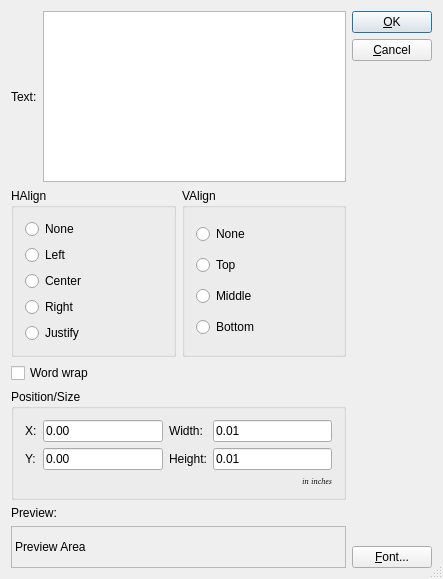
<?xml version="1.0" encoding="UTF-8"?>
<ui version="4.0">
 <comment> * OpenRPT report writer and rendering engine
 * Copyright (C) 2001-2014 by OpenMFG, LLC
 *
 * This library is free software; you can redistribute it and/or
 * modify it under the terms of the GNU Lesser General Public
 * License as published by the Free Software Foundation; either
 * version 2.1 of the License, or (at your option) any later version.
 *
 * This library is distributed in the hope that it will be useful,
 * but WITHOUT ANY WARRANTY; without even the implied warranty of
 * MERCHANTABILITY or FITNESS FOR A PARTICULAR PURPOSE. See the GNU
 * Lesser General Public License for more details.
 *
 * You should have received a copy of the GNU Lesser General Public
 * License along with this library; if not, write to the Free Software
 * Foundation, Inc., 59 Temple Place, Suite 330, Boston, MA 02111-1307 USA
 * Please contact info@openmfg.com with any questions on this license.</comment>
 <class>LabelEditor</class>
 <widget class="QDialog" name="LabelEditor">
  <property name="geometry">
   <rect>
    <x>0</x>
    <y>0</y>
    <width>443</width>
    <height>579</height>
   </rect>
  </property>
  <property name="sizePolicy">
   <sizepolicy hsizetype="Minimum" vsizetype="Minimum">
    <horstretch>0</horstretch>
    <verstretch>0</verstretch>
   </sizepolicy>
  </property>
  <property name="windowTitle">
   <string>Properties (Label)</string>
  </property>
  <property name="sizeGripEnabled">
   <bool>true</bool>
  </property>
  <layout class="QHBoxLayout">
   <property name="spacing">
    <number>6</number>
   </property>
   <property name="leftMargin">
    <number>11</number>
   </property>
   <property name="topMargin">
    <number>11</number>
   </property>
   <property name="rightMargin">
    <number>11</number>
   </property>
   <property name="bottomMargin">
    <number>11</number>
   </property>
   <item>
    <layout class="QVBoxLayout">
     <property name="spacing">
      <number>6</number>
     </property>
     <property name="leftMargin">
      <number>0</number>
     </property>
     <property name="topMargin">
      <number>0</number>
     </property>
     <property name="rightMargin">
      <number>0</number>
     </property>
     <property name="bottomMargin">
      <number>0</number>
     </property>
     <item>
      <layout class="QHBoxLayout">
       <property name="spacing">
        <number>6</number>
       </property>
       <property name="leftMargin">
        <number>0</number>
       </property>
       <property name="topMargin">
        <number>0</number>
       </property>
       <property name="rightMargin">
        <number>0</number>
       </property>
       <property name="bottomMargin">
        <number>0</number>
       </property>
       <item>
        <widget class="QLabel" name="TextLabel1">
         <property name="sizePolicy">
          <sizepolicy hsizetype="Preferred" vsizetype="Minimum">
           <horstretch>0</horstretch>
           <verstretch>0</verstretch>
          </sizepolicy>
         </property>
         <property name="text">
          <string>Text:</string>
         </property>
        </widget>
       </item>
       <item>
        <widget class="QTextEdit" name="tbText"/>
       </item>
      </layout>
     </item>
     <item>
      <layout class="QHBoxLayout">
       <property name="spacing">
        <number>6</number>
       </property>
       <property name="leftMargin">
        <number>0</number>
       </property>
       <property name="topMargin">
        <number>0</number>
       </property>
       <property name="rightMargin">
        <number>0</number>
       </property>
       <property name="bottomMargin">
        <number>0</number>
       </property>
       <item>
        <widget class="QGroupBox" name="bgHAlign">
         <property name="sizePolicy">
          <sizepolicy hsizetype="Preferred" vsizetype="Minimum">
           <horstretch>0</horstretch>
           <verstretch>0</verstretch>
          </sizepolicy>
         </property>
         <property name="title">
          <string>HAlign</string>
         </property>
         <layout class="QVBoxLayout">
          <property name="spacing">
           <number>6</number>
          </property>
          <property name="leftMargin">
           <number>11</number>
          </property>
          <property name="topMargin">
           <number>11</number>
          </property>
          <property name="rightMargin">
           <number>11</number>
          </property>
          <property name="bottomMargin">
           <number>11</number>
          </property>
          <item>
           <widget class="QRadioButton" name="rbHAlignNone">
            <property name="text">
             <string>None</string>
            </property>
           </widget>
          </item>
          <item>
           <widget class="QRadioButton" name="rbHAlignLeft">
            <property name="text">
             <string>Left</string>
            </property>
           </widget>
          </item>
          <item>
           <widget class="QRadioButton" name="rbHAlignCenter">
            <property name="text">
             <string>Center</string>
            </property>
           </widget>
          </item>
          <item>
           <widget class="QRadioButton" name="rbHAlignRight">
            <property name="text">
             <string>Right</string>
            </property>
           </widget>
          </item>
          <item>
           <widget class="QRadioButton" name="rbHAlignJustify">
            <property name="text">
             <string>Justify</string>
            </property>
           </widget>
          </item>
         </layout>
        </widget>
       </item>
       <item>
        <widget class="QGroupBox" name="bgVAlign">
         <property name="sizePolicy">
          <sizepolicy hsizetype="Preferred" vsizetype="Minimum">
           <horstretch>0</horstretch>
           <verstretch>0</verstretch>
          </sizepolicy>
         </property>
         <property name="title">
          <string>VAlign</string>
         </property>
         <layout class="QVBoxLayout">
          <property name="spacing">
           <number>6</number>
          </property>
          <property name="leftMargin">
           <number>11</number>
          </property>
          <property name="topMargin">
           <number>11</number>
          </property>
          <property name="rightMargin">
           <number>11</number>
          </property>
          <property name="bottomMargin">
           <number>11</number>
          </property>
          <item>
           <widget class="QRadioButton" name="rbVAlignNone">
            <property name="text">
             <string>None</string>
            </property>
           </widget>
          </item>
          <item>
           <widget class="QRadioButton" name="rbVAlignTop">
            <property name="text">
             <string>Top</string>
            </property>
           </widget>
          </item>
          <item>
           <widget class="QRadioButton" name="rbVAlignMiddle">
            <property name="text">
             <string>Middle</string>
            </property>
           </widget>
          </item>
          <item>
           <widget class="QRadioButton" name="rbVAlignBottom">
            <property name="text">
             <string>Bottom</string>
            </property>
           </widget>
          </item>
         </layout>
        </widget>
       </item>
      </layout>
     </item>
     <item>
      <widget class="QCheckBox" name="_cbWordWrap">
       <property name="text">
        <string>Word wrap</string>
       </property>
      </widget>
     </item>
     <item>
      <widget class="QGroupBox" name="GroupBox1">
       <property name="title">
        <string>Position/Size</string>
       </property>
       <layout class="QGridLayout">
        <property name="leftMargin">
         <number>11</number>
        </property>
        <property name="topMargin">
         <number>11</number>
        </property>
        <property name="rightMargin">
         <number>11</number>
        </property>
        <property name="bottomMargin">
         <number>11</number>
        </property>
        <property name="spacing">
         <number>6</number>
        </property>
        <item row="1" column="3">
         <widget class="QLineEdit" name="leHeight">
          <property name="text">
           <string>0.01</string>
          </property>
         </widget>
        </item>
        <item row="0" column="3">
         <widget class="QLineEdit" name="leWidth">
          <property name="text">
           <string>0.01</string>
          </property>
         </widget>
        </item>
        <item row="1" column="0">
         <widget class="QLabel" name="TextLabel2">
          <property name="text">
           <string>Y:</string>
          </property>
         </widget>
        </item>
        <item row="1" column="2">
         <widget class="QLabel" name="TextLabel4">
          <property name="text">
           <string>Height:</string>
          </property>
         </widget>
        </item>
        <item row="0" column="0">
         <widget class="QLabel" name="TextLabel1_3">
          <property name="text">
           <string>X:</string>
          </property>
         </widget>
        </item>
        <item row="0" column="2">
         <widget class="QLabel" name="TextLabel3">
          <property name="text">
           <string>Width:</string>
          </property>
         </widget>
        </item>
        <item row="2" column="3">
         <widget class="QLabel" name="TextLabel5">
          <property name="font">
           <font>
            <family>Helvetica [Cronyx]</family>
            <pointsize>6</pointsize>
            <weight>50</weight>
            <italic>true</italic>
            <bold>false</bold>
            <underline>false</underline>
            <strikeout>false</strikeout>
           </font>
          </property>
          <property name="text">
           <string>in inches</string>
          </property>
          <property name="textFormat">
           <enum>Qt::AutoText</enum>
          </property>
          <property name="alignment">
           <set>Qt::AlignRight|Qt::AlignTrailing|Qt::AlignVCenter</set>
          </property>
         </widget>
        </item>
        <item row="1" column="1">
         <widget class="QLineEdit" name="leYPos">
          <property name="text">
           <string>0.00</string>
          </property>
         </widget>
        </item>
        <item row="0" column="1">
         <widget class="QLineEdit" name="leXPos">
          <property name="text">
           <string>0.00</string>
          </property>
         </widget>
        </item>
       </layout>
      </widget>
     </item>
     <item>
      <widget class="QLabel" name="TextLabel1_2">
       <property name="sizePolicy">
        <sizepolicy hsizetype="Preferred" vsizetype="Minimum">
         <horstretch>0</horstretch>
         <verstretch>0</verstretch>
        </sizepolicy>
       </property>
       <property name="text">
        <string>Preview:</string>
       </property>
      </widget>
     </item>
     <item>
      <widget class="QLabel" name="labelPreview">
       <property name="sizePolicy">
        <sizepolicy hsizetype="Preferred" vsizetype="Expanding">
         <horstretch>0</horstretch>
         <verstretch>0</verstretch>
        </sizepolicy>
       </property>
       <property name="minimumSize">
        <size>
         <width>0</width>
         <height>42</height>
        </size>
       </property>
       <property name="frameShape">
        <enum>QFrame::StyledPanel</enum>
       </property>
       <property name="frameShadow">
        <enum>QFrame::Sunken</enum>
       </property>
       <property name="text">
        <string>Preview Area</string>
       </property>
       <property name="alignment">
        <set>Qt::AlignVCenter</set>
       </property>
      </widget>
     </item>
    </layout>
   </item>
   <item>
    <layout class="QVBoxLayout">
     <property name="spacing">
      <number>6</number>
     </property>
     <property name="leftMargin">
      <number>0</number>
     </property>
     <property name="topMargin">
      <number>0</number>
     </property>
     <property name="rightMargin">
      <number>0</number>
     </property>
     <property name="bottomMargin">
      <number>0</number>
     </property>
     <item>
      <widget class="QPushButton" name="buttonOk">
       <property name="text">
        <string>&amp;OK</string>
       </property>
       <property name="shortcut">
        <string>Alt+O</string>
       </property>
       <property name="autoDefault">
        <bool>true</bool>
       </property>
       <property name="default">
        <bool>true</bool>
       </property>
      </widget>
     </item>
     <item>
      <widget class="QPushButton" name="buttonCancel">
       <property name="text">
        <string>&amp;Cancel</string>
       </property>
       <property name="shortcut">
        <string>Alt+C</string>
       </property>
       <property name="autoDefault">
        <bool>true</bool>
       </property>
      </widget>
     </item>
     <item>
      <spacer>
       <property name="orientation">
        <enum>Qt::Vertical</enum>
       </property>
       <property name="sizeType">
        <enum>QSizePolicy::Expanding</enum>
       </property>
       <property name="sizeHint" stdset="0">
        <size>
         <width>20</width>
         <height>20</height>
        </size>
       </property>
      </spacer>
     </item>
     <item>
      <widget class="QPushButton" name="btnFont">
       <property name="text">
        <string>&amp;Font...</string>
       </property>
      </widget>
     </item>
    </layout>
   </item>
  </layout>
 </widget>
 <layoutdefault spacing="6" margin="11"/>
 <tabstops>
  <tabstop>rbHAlignNone</tabstop>
  <tabstop>rbHAlignLeft</tabstop>
  <tabstop>rbHAlignCenter</tabstop>
  <tabstop>rbHAlignRight</tabstop>
  <tabstop>rbVAlignNone</tabstop>
  <tabstop>rbVAlignTop</tabstop>
  <tabstop>rbVAlignMiddle</tabstop>
  <tabstop>rbVAlignBottom</tabstop>
  <tabstop>leXPos</tabstop>
  <tabstop>leWidth</tabstop>
  <tabstop>leYPos</tabstop>
  <tabstop>leHeight</tabstop>
  <tabstop>btnFont</tabstop>
  <tabstop>buttonOk</tabstop>
  <tabstop>buttonCancel</tabstop>
 </tabstops>
 <resources/>
 <connections>
  <connection>
   <sender>buttonOk</sender>
   <signal>clicked()</signal>
   <receiver>LabelEditor</receiver>
   <slot>accept()</slot>
   <hints>
    <hint type="sourcelabel">
     <x>20</x>
     <y>20</y>
    </hint>
    <hint type="destinationlabel">
     <x>20</x>
     <y>20</y>
    </hint>
   </hints>
  </connection>
  <connection>
   <sender>buttonCancel</sender>
   <signal>clicked()</signal>
   <receiver>LabelEditor</receiver>
   <slot>reject()</slot>
   <hints>
    <hint type="sourcelabel">
     <x>20</x>
     <y>20</y>
    </hint>
    <hint type="destinationlabel">
     <x>20</x>
     <y>20</y>
    </hint>
   </hints>
  </connection>
 </connections>
</ui>
